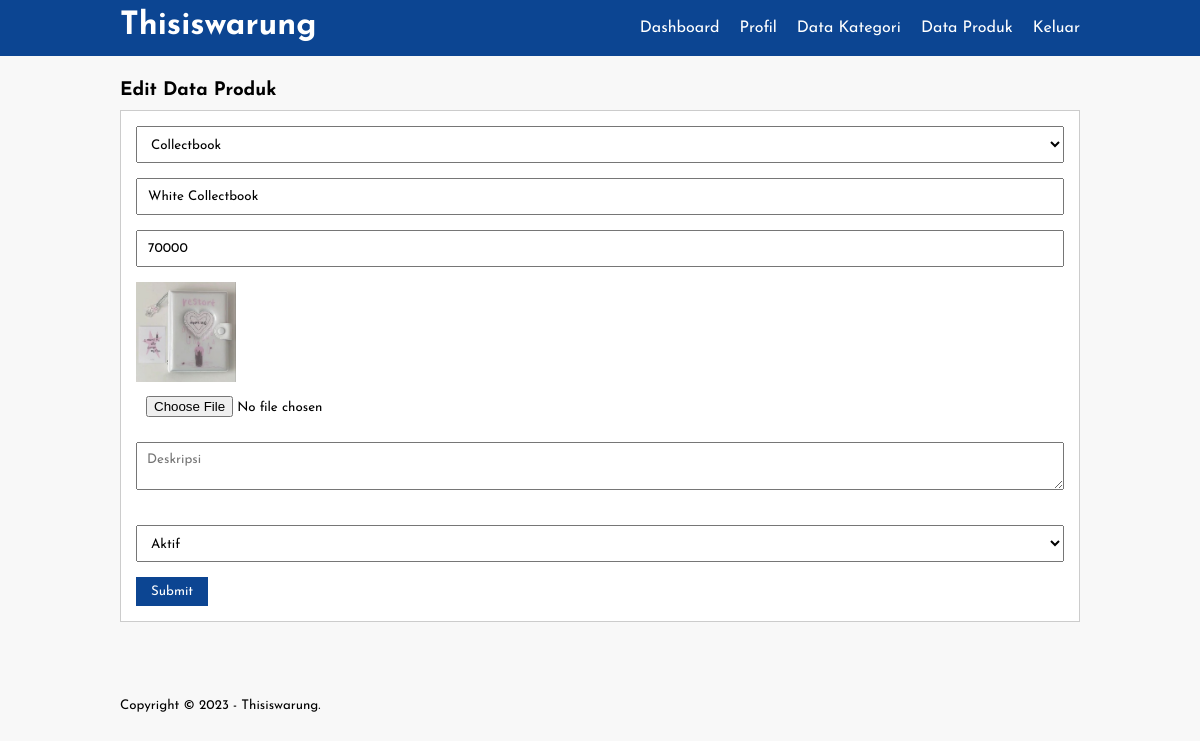
Page /edit-produk.php?id=15 (signed in) on the committed database.
### tables this page shows
CREATE TABLE `tb_product` (
  `product_id` int(11) NOT NULL,
  `category_id` int(11) NOT NULL,
  `product_name` varchar(100) NOT NULL,
  `product_price` int(11) NOT NULL,
  `product_description` text NOT NULL,
  `product_image` varchar(100) NOT NULL,
  `product_status` tinyint(1) NOT NULL,
  `date_created` timestamp NOT NULL DEFAULT current_timestamp() ON UPDATE current_timestamp()
);

CREATE TABLE `tb_category` (
  `category_id` int(11) NOT NULL,
  `category_name` varchar(25) NOT NULL
);

### edit-produk.php (the view, shortened to what this page needs)
<?php
    include 'db.php';
    $produk = mysqli_query($conn, "SELECT * FROM tb_product WHERE product_id = '".$_GET['id']."' ");
    $p = mysqli_fetch_object($produk);
?>
<!DOCTYPE html>
<html lang="en">
<head>
    <link rel="stylesheet" type="text/css" href="css/style.css">
</head>
<body>
    <header>
        <div class="container">
        <h1><a href="dashboard.php">Thisiswarung</a></h1>
        <ul>
            <li><a href="dashboard.php">Dashboard</a></li>
            <li><a href="profil.php">Profil</a></li>
            <li><a href="data-kategori.php">Data Kategori</a></li>
            <li><a href="data-produk.php">Data Produk</a></li>
            <li><a href="keluar.php">Keluar</a></li>
        </ul>
        </div>
    </header>
    <div class="section">
        <div class="container">
            <h3>Edit Data Produk</h3>
            <div class="box">
                <form action="" method="POST" enctype="multipart/form-data">
                    <select class="input-control" name="kategori" required>
                        <?php
                            $kategori = mysqli_query($conn, "SELECT * FROM tb_category ORDER BY category_id DESC");
                            while($r = mysqli_fetch_array($kategori)){
                        ?>
                        <option value="<?php echo $r['category_id'] ?>" <?php echo($r['category_id'] == $p->category_id)? 'selected':''; ?>><?php echo $r['category_name'] ?></option>
                        <?php } ?>
                    </select>
                    <input type="text" name="nama" class="input-control" placeholder="Nama Produk" value="<?php echo $p->product_name ?>" required>
                    <input type="text" name="harga" class="input-control" placeholder="Harga" value="<?php echo $p->product_price ?>" required>
                    <img src="produk/<?php echo $p->product_image ?>" width="100px">
                    <input type="file" name="gambar" class="input-control">
                    <textarea class="input-control" name="deskripsi" placeholder="Deskripsi"><?php echo $p->product_description ?></textarea><br><br>
                    <select class="input-control" name="status">
                        <option value="1" <?php echo ($p->product_status == 1)? 'selected':''; ?>>Aktif</option>
                    </select>
                    <input type="submit" name="submit" value="Submit" class="btn">
                </form>
            </div>
        </div>
    </div>
    <footer>
        <div class="container">
            <small>Copyright &copy; 2023 - Thisiswarung.</small>
        </div>
    </footer>
</body>
</html>

### css/style.css (style rules this page uses)
* { padding:0; margin:0; font-family: 'Josefin Sans', sans-serif; }
body { background-color: #f8f8f8; }
a { color: inherit; text-decoration: none; }
.input-control { width: 100%; padding:10px; margin-bottom: 15px; box-sizing: border-box; }
.btn { padding: 8px 15px; background-color: #0C4592; color: #fff; border: none; cursor: pointer; }
header { background-color: #0C4592; color: #fff; }
header h1 { float: left; padding: 10px 0; }
header ul { float: right; }
header ul li { display: inline-block; }
header ul li a { padding: 20px 0 20px 15px; display: inline-block; }
footer { padding: 25px 0; }
.container { width: 80%; margin: 0 auto; }
.container:after { content: ''; display: block; clear: both; }
.section { padding: 25px 0; }
.box { background-color: #fff; border: 1px solid #ccc; padding: 15px; box-sizing: border-box; margin: 10px 0 25px 0; }
.box:after { content: ''; display: block; clear: both; }

### rows in the picture
tb_product: kategori "Collectbook", nama "White Collectbook", harga "70000", product_image (picture), status "Aktif"
